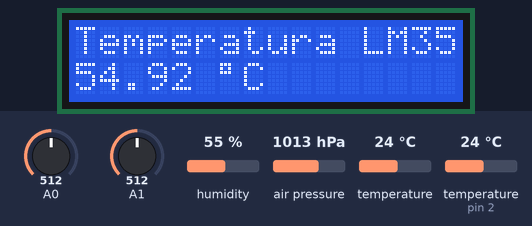
A sketch run on a simulated Arduino Uno, built with avr-gcc and run on an emulated ATmega328P. Parts: 16×2 character LCD. The test bench sets the inputs (shaded band); at power-on: humidity 55 %, air pressure 1013 hPa, A0 = 512, A1 = 512, temperature 24 °C, temperature (sensor on pin 2) 24 °C.

Above: at 7.3 s.
7.4 s: humidity set to 22 %
At 9.3 s:
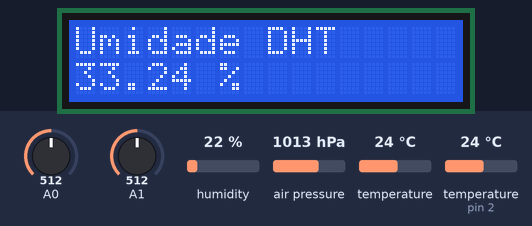
15.7 s: air pressure set to 952 hPa
At 19.6 s:
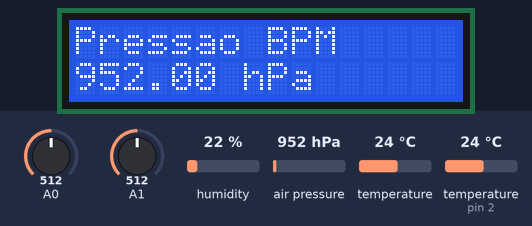
21.8 s: A0 set to 716
At 23.4 s:
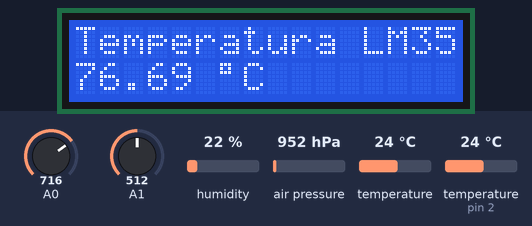
27.8 s: A1 set to 716
At 29.8 s:
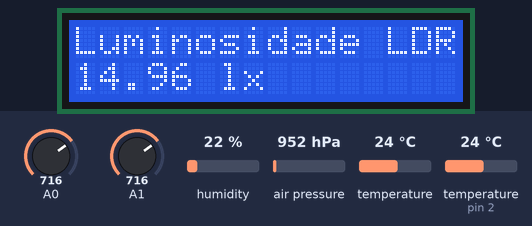
33.8 s: humidity set to 40 %
At 41.3 s:
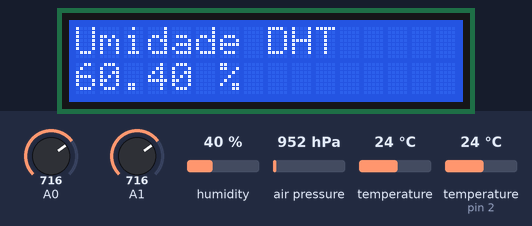
42.1 s: air pressure set to 975 hPa
At 43.8 s:
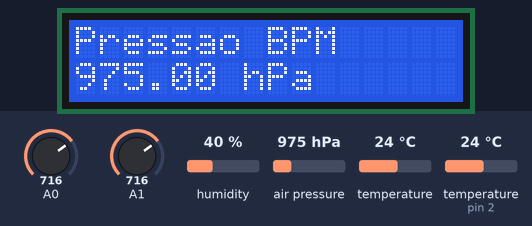
Timing chart, 0 to 45.3 s (numbered marks = the images above; inputs shaded):
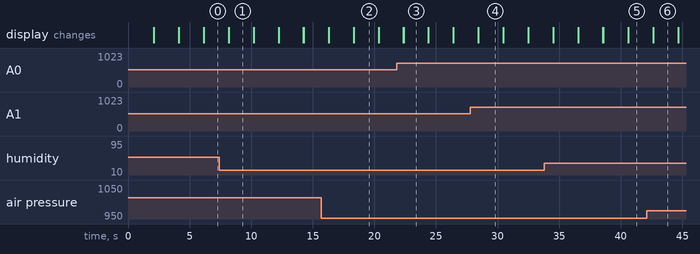

The sketch:

projeto.ino
```cpp
#include <DHT.h>
#include <Adafruit_BMP280.h>
#include <Wire.h>
#include <LiquidCrystal_I2C.h>

DHT dht(2,DHT22); // Declara objeto do tipo DHT
float umid, temp2; // Declara variáveis

int bin; float tensao, temp, cal; // LM35

int bin2; float tensao2, res, lum; // LDR

Adafruit_BMP280 bmp; // PRESSÃO
float press, temp3; // PRESSÃO

LiquidCrystal_I2C lcd(0x27,16,2); // LCD

void setup() {
  //Serial.begin(9600); // Inicializa serial

  analogReference(INTERNAL);
  dht.begin(); // Inicializa objeto dht
  bmp.begin(0x76); // Inicializa objeto BMP
  lcd.init(); // Inicializa LCD
  lcd.backlight(); // Liga luz do LCD

  // BOAS VINDAS
  lcd.setCursor(0,0);
  lcd.print("INSPER");
  lcd.setCursor(0,1);
  lcd.print("INSTRUMED");
  delay(2000);
  lcd.clear();

  lcd.setCursor(0,0);
  lcd.print("Jonas Bonfa");
  lcd.setCursor(0,1);
  lcd.print("Layne Pereira");
  delay(2000);
  lcd.clear();

  lcd.setCursor(0,0);
  lcd.print("Inicializando");
  delay(2000);
  lcd.clear();
}

void loop() {
  // LM35
  bin = analogRead(A0); // Lê valor binário (A0)
  tensao = (bin/1023.0)*1.1; // Converte em tensão
  temp = 100.00*tensao; // Converte em temp.
  temp = 0.992656148 * temp + 0.266336814; // 1 a invertido, 0 b invertido
  //Serial.print("\n\nDado: ");
  //Serial.print(bin); // Exibe dado binário
  //Serial.print("\nTensão [V]: ");
  //Serial.print(tensao); // Exibe tensão
  //Serial.print("\nTemperatura [ºC]: ");
  lcd.setCursor(0,0);
  lcd.print("Temperatura LM35");
  lcd.setCursor(0,1);
  lcd.print(temp);
  lcd.print(" ");
  lcd.print((char)223);
  lcd.print("C");
  delay(2000);
  lcd.clear();
  //lcd.print(temp);// Escreve no LCD
  //Serial.print(temp); // Exibe temperatura
  //delay(2000);

  //DHT
  umid = dht.readHumidity(); // Lê umidade
  temp2 = dht.readTemperature(); // Lê temperatura
  umid = 1.508864035 * umid + 0.048218262; // Calibração
  //Serial.print("\n\nUmidade [%]: ");
  lcd.setCursor(0,0);
  lcd.print("Umidade DHT");
  lcd.setCursor(0,1);
  lcd.print(umid);
  lcd.print(" %");
  delay(2000);
  lcd.clear();
  //Serial.print(umid); // Exibe umidade
  //Serial.print("\nTemperatura [ºC]: ");
  //Serial.print(temp2); // Exibe temp.
  //lcd.print(temp2);// Escreve no LCD
  //delay(2000);

  // PRESSÃO
  press = bmp.readPressure(); // Lê pressão
  temp3 = bmp.readTemperature();// Lê temperatura
  //Serial.print("\n\nPressão [hPa]: ");
  //Serial.print(press/100); // Exibe pressão
  lcd.setCursor(0,0);
  lcd.print("Pressao BPM");
  lcd.setCursor(0,1);
  lcd.print(press/100);
  lcd.print(" hPa");
  delay(2000);
  lcd.clear();
  //Serial.print("\nTemperatura [ºC]: ");
  //Serial.print(temp3); // Exibe temperatura
  //delay(2000);

  //LDR
  bin2 = analogRead(A1); // Lê binário
  tensao2 = (bin2/1023.0)*1.1; // Calc. tensão
  res = tensao2*100000.0/(5.0-tensao2); // Calc. resist.
  lum = pow(10,6.5-1.25*log10(res)); // Calc. lumnos.
  //Serial.print("\n\nDado: ");
  //Serial.print(bin2); // Exibe binário
  //Serial.print("\nTensão [V]: ");
  //Serial.print(tensao); // Exibe tensão
  //Serial.print("\nResistência [kΩ]: ");
  //Serial.print(res/1000); // Exibe resistência
  //Serial.print("\nLuminosidade [Lux]: ");
  //Serial.print(lum); // Exibe luminosidade
  //delay(2000);

  lcd.setCursor(0,0);
  lcd.print("Luminosidade LDR");
  lcd.setCursor(0,1);
  lcd.print(lum);
  lcd.print(" lx");
  delay(2000);
  lcd.clear();


}
```

Measured:
- what the display in image 1 shows lasts 2.0 s, from 8.2 s to 10.2 s
